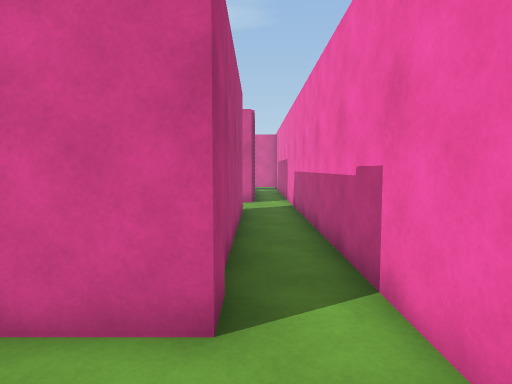
View 1 (above)

16 first-person views from a walk through a 3-D level made in the Unity game engine. The camera is 1.3 m above the floor, tilts 4° down and sees 75° across. The floor is counted in squares, 0.89 m on a side. Each view is taken from the middle of a square. On the plan, view 1 faces up. The plan holds only what a view shows up to about 15 squares ahead; the rest is blank. The player is left out. Surface patterns are stand-ins for the level's own textures.

View 2
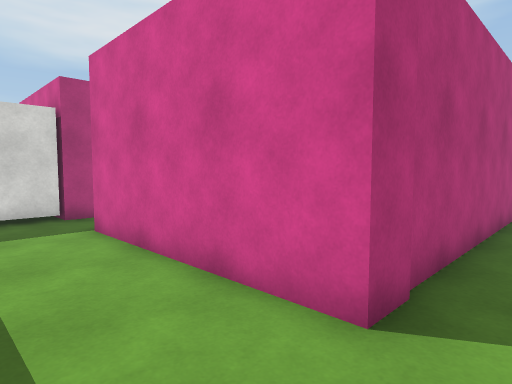

View 3
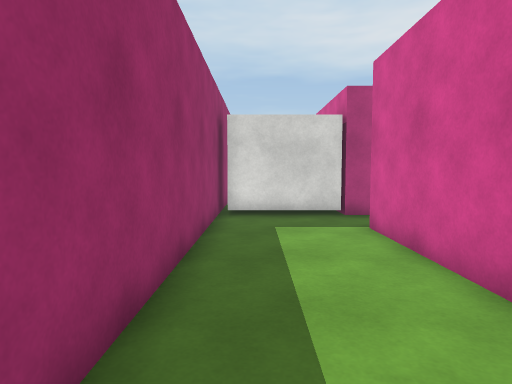

View 4
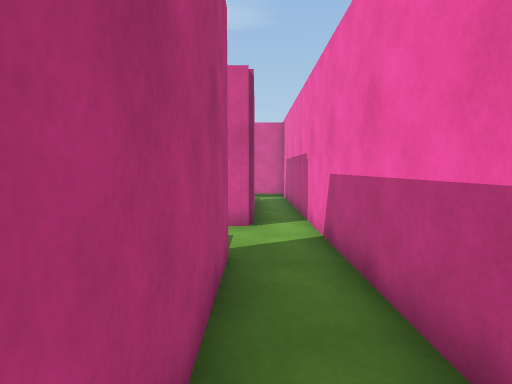

View 5
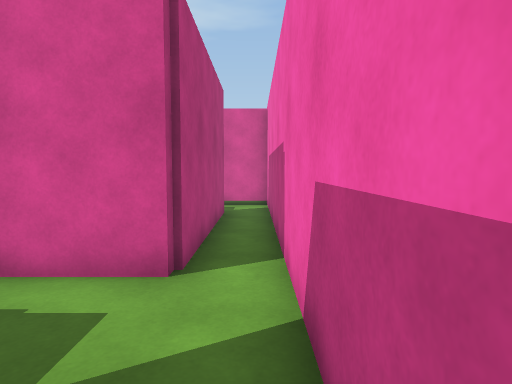

View 6
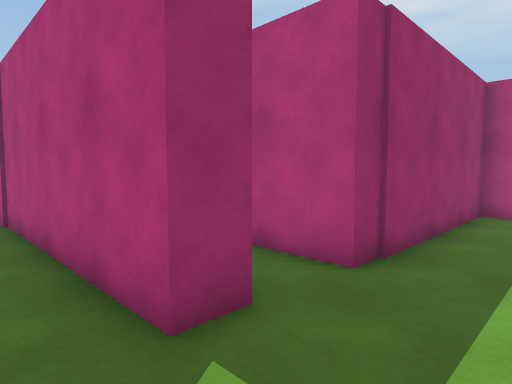

View 7
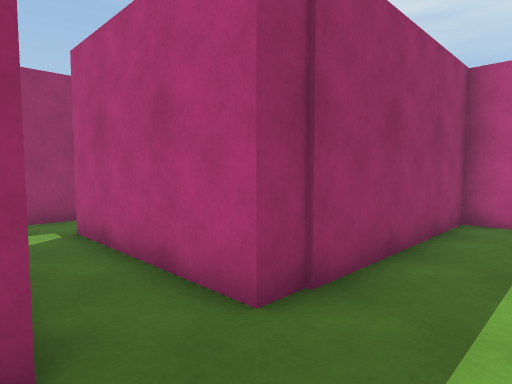

View 8
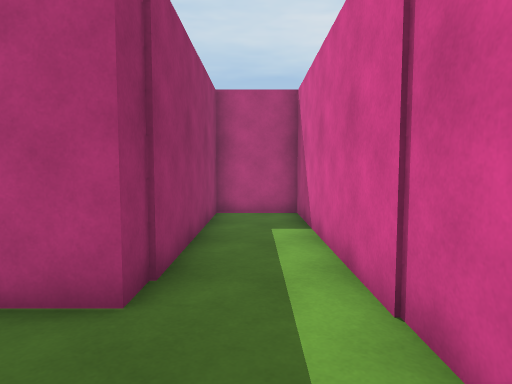

View 9
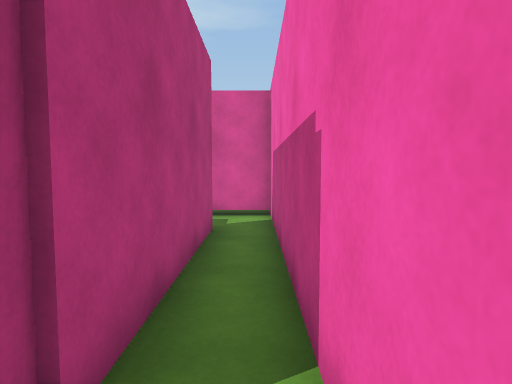

View 10
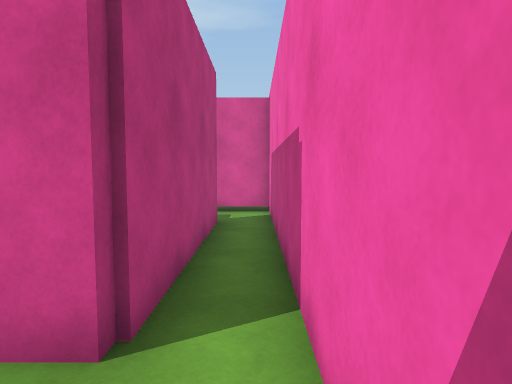

View 11
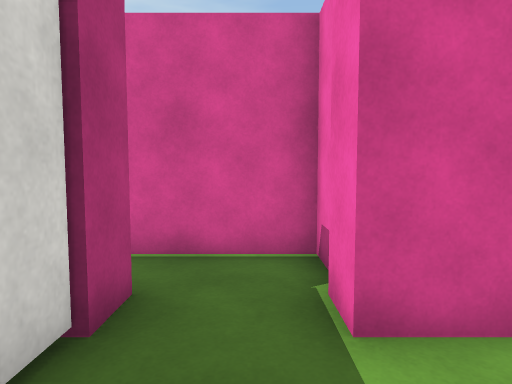

View 12
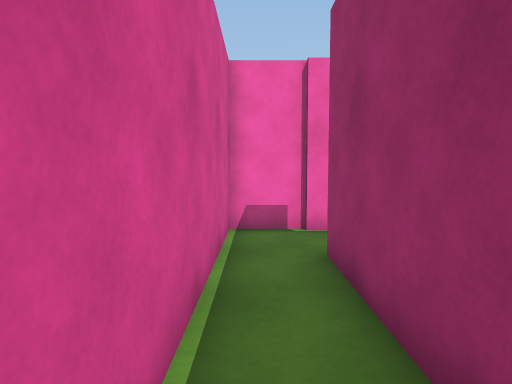

View 13
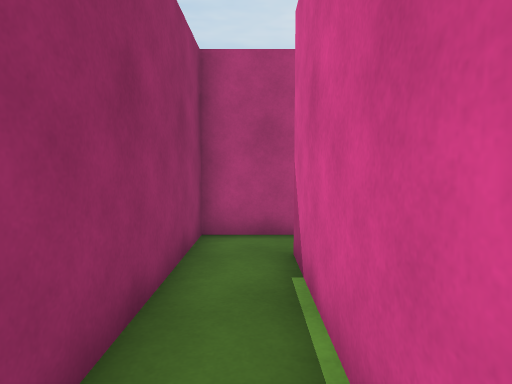

View 14
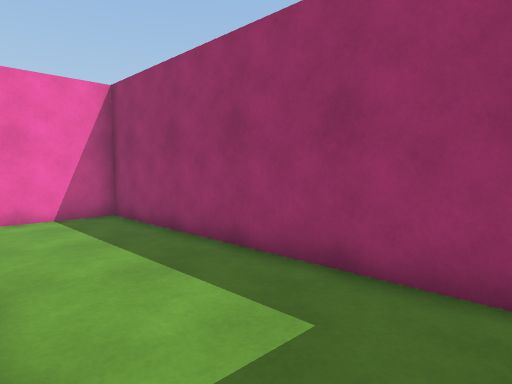

View 15
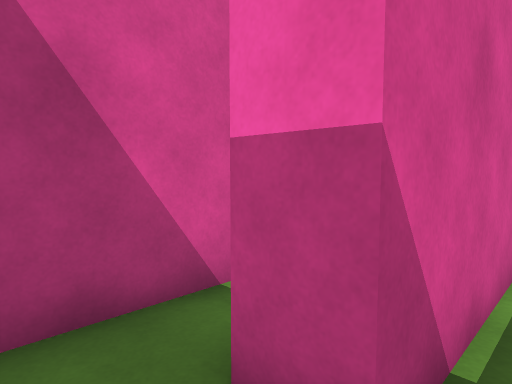

View 16
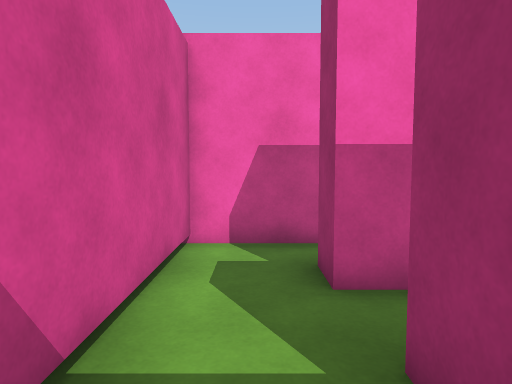

### Floor plan
Ten units are one square. View 1 is at (0, 0); x grows to the right and y downward. Boxes are objects, and circles mark ways between rooms. Rooms are numbered by the first view taken in them; rooms with no view inside come last. Other rooms are left out.
<svg viewBox="-178 -238 198 255">
<path fill="none" stroke="#000" d="M-44 -115 -34 -115 -34 -59M-15 -115 -5 -115 -5 -28 -72 -28 -72 -39M-41 -38 -28 -38M-95 -38 -95 9M-94 -28 -100 -28M-11 -209 -1 -209 -1 -144 -109 -144 -109 -117 -42 -117M-114 12 15 12 15 -233 -15 -233M-173 -59 -173 -38 -95 -38M-70 -38 -70 -56 -156 -56M-38 -209 -26 -209M-11 -201 -11 -209M-15 -233 -35 -233"/>
<circle cx="-85" cy="-35" r="3" fill="#2a7"/>
<circle cx="-5" cy="-225" r="3" fill="#2a7"/>
<text x="-30" y="-90">1</text>
<text x="-130" y="-50">2</text>
<text x="-100" y="-170">3</text>
</svg>
Room 1 opens to room 2. Room 1 opens to room 3.

Where each view was taken, in squares from view 1:
view 1: 0 up, 0 right, facing up
view 2: 0 up, 1 right, facing up-left
view 3: 0 up, 1 right, facing left
view 4: 6 up, 0 right, facing up
view 5: 10 up, 1 right, facing up
view 6: 14 up, 1 right, facing down-left
view 7: 14 up, 1 left, facing down-left
view 8: 13 up, 0 right, facing left
view 9: 13 up, 1 right, facing up
view 10: 12 up, 1 right, facing up
view 11: 0 up, 8 left, facing up
view 12: 5 up, 15 left, facing right
view 13: 5 up, 10 left, facing left
view 14: 3 up, 9 left, facing down-right
view 15: 5 up, 17 left, facing up-right
view 16: 22 up, 5 left, facing right
